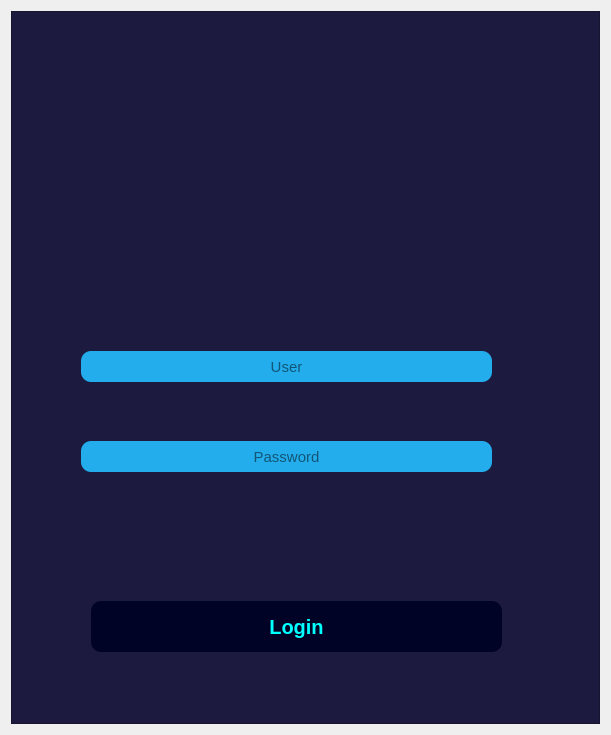
<?xml version="1.0" encoding="UTF-8"?>
<ui version="4.0">
 <class>Login</class>
 <widget class="QWidget" name="Login">
  <property name="geometry">
   <rect>
    <x>0</x>
    <y>0</y>
    <width>611</width>
    <height>735</height>
   </rect>
  </property>
  <property name="font">
   <font>
    <pointsize>9</pointsize>
   </font>
  </property>
  <property name="windowTitle">
   <string>Form</string>
  </property>
  <layout class="QHBoxLayout" name="horizontalLayout">
   <item>
    <widget class="QFrame" name="loginFrame">
     <property name="styleSheet">
      <string notr="true">background-color: rgb(28, 26, 63);</string>
     </property>
     <property name="frameShape">
      <enum>QFrame::StyledPanel</enum>
     </property>
     <property name="frameShadow">
      <enum>QFrame::Raised</enum>
     </property>
     <widget class="QLineEdit" name="input_user">
      <property name="geometry">
       <rect>
        <x>70</x>
        <y>340</y>
        <width>411</width>
        <height>31</height>
       </rect>
      </property>
      <property name="font">
       <font>
        <family>MS Shell Dlg 2</family>
        <pointsize>11</pointsize>
        <weight>50</weight>
        <italic>false</italic>
        <bold>false</bold>
       </font>
      </property>
      <property name="styleSheet">
       <string notr="true">background-color: rgb(35, 173, 237);
font: 8pt &quot;MS Shell Dlg 2&quot;;
color: rgb(0, 0, 0);
font: 11pt &quot;MS Shell Dlg 2&quot;;
border-radius: 10px</string>
      </property>
      <property name="text">
       <string/>
      </property>
      <property name="echoMode">
       <enum>QLineEdit::Normal</enum>
      </property>
      <property name="alignment">
       <set>Qt::AlignCenter</set>
      </property>
      <property name="placeholderText">
       <string>User</string>
      </property>
     </widget>
     <widget class="QLineEdit" name="input_password">
      <property name="geometry">
       <rect>
        <x>70</x>
        <y>430</y>
        <width>411</width>
        <height>31</height>
       </rect>
      </property>
      <property name="font">
       <font>
        <family>MS Shell Dlg 2</family>
        <pointsize>11</pointsize>
        <weight>50</weight>
        <italic>false</italic>
        <bold>false</bold>
       </font>
      </property>
      <property name="styleSheet">
       <string notr="true">background-color: rgb(35, 173, 237);
color: rgb(0, 0, 0);
font: 11pt &quot;MS Shell Dlg 2&quot;;
border-radius: 10px</string>
      </property>
      <property name="text">
       <string/>
      </property>
      <property name="echoMode">
       <enum>QLineEdit::Password</enum>
      </property>
      <property name="alignment">
       <set>Qt::AlignCenter</set>
      </property>
      <property name="placeholderText">
       <string>Password</string>
      </property>
     </widget>
     <widget class="QPushButton" name="button_login">
      <property name="geometry">
       <rect>
        <x>80</x>
        <y>590</y>
        <width>411</width>
        <height>51</height>
       </rect>
      </property>
      <property name="font">
       <font>
        <family>MS Shell Dlg 2</family>
        <pointsize>-1</pointsize>
        <weight>75</weight>
        <italic>false</italic>
        <bold>true</bold>
       </font>
      </property>
      <property name="cursor">
       <cursorShape>PointingHandCursor</cursorShape>
      </property>
      <property name="styleSheet">
       <string notr="true">QPushButton {
	font: 75 8pt &quot;MS Shell Dlg 2&quot;;
	color: rgb(0, 255, 255);
	background-color: rgb(1, 3, 38);
	border-radius: 10px;
	font-size: 20px;
	font-weight: bold;
}

QPushButton:hover{
	color: rgb(23, 32, 38);
	background-color: rgb(35, 173, 237);
}
</string>
      </property>
      <property name="text">
       <string>Login</string>
      </property>
     </widget>
     <widget class="QLabel" name="label">
      <property name="geometry">
       <rect>
        <x>190</x>
        <y>100</y>
        <width>171</width>
        <height>161</height>
       </rect>
      </property>
      <property name="text">
       <string/>
      </property>
      <property name="pixmap">
       <pixmap>../files/login-user.png</pixmap>
      </property>
      <property name="scaledContents">
       <bool>true</bool>
      </property>
     </widget>
    </widget>
   </item>
  </layout>
 </widget>
 <resources/>
 <connections/>
</ui>
